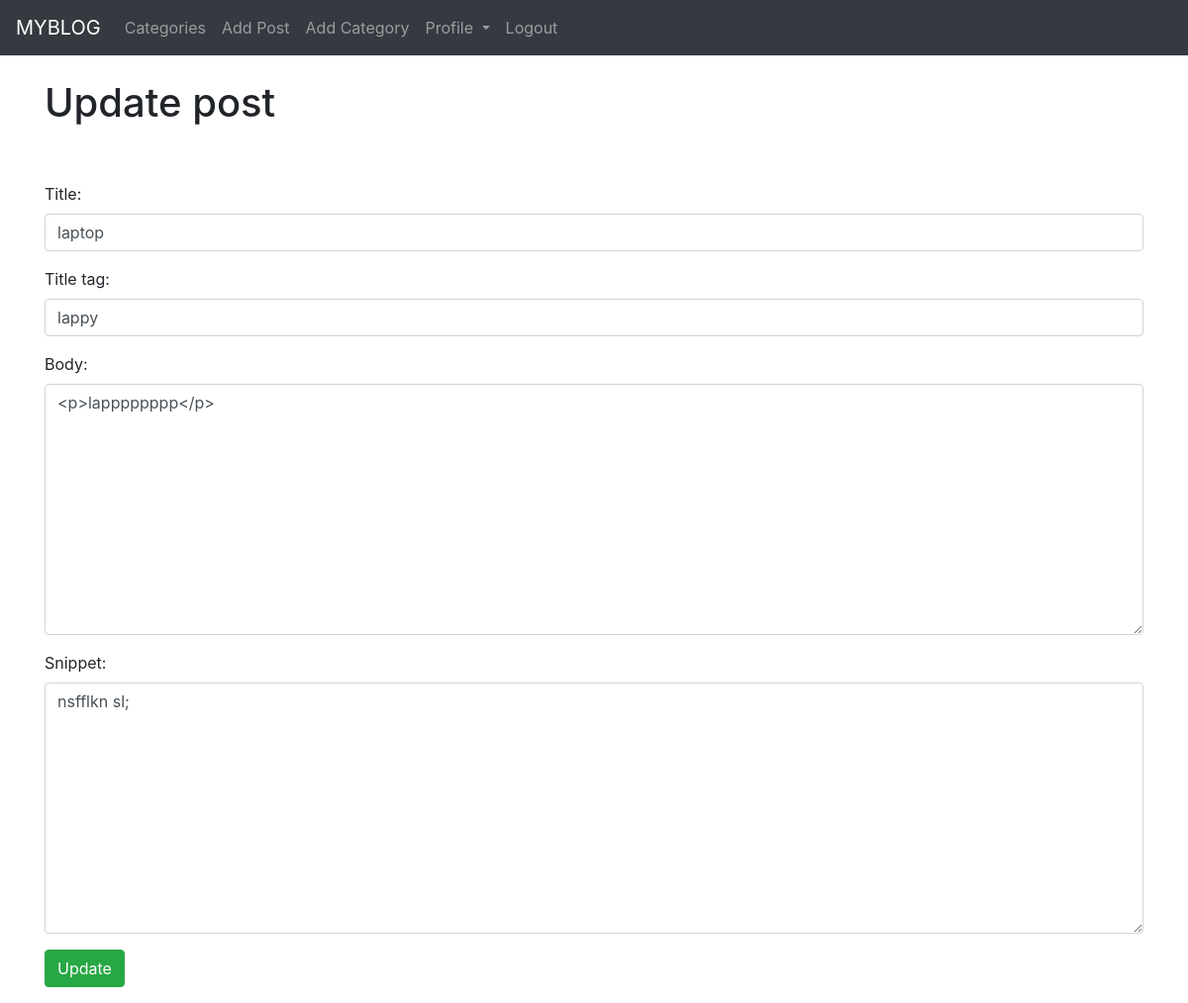
The page /article/edit/36 (signed in) on the database its author committed.
### myblog/models.py (models this page shows, shortened)
class Post(models.Model):
    title=models.CharField(max_length=30)
    header_image=models.ImageField(null=True,blank=True,upload_to="images/")
    title_tag = models.CharField(null=True,max_length=200)
    author=models.ForeignKey(User,on_delete=models.CASCADE)
    body = RichTextField(max_length=300,blank=True,null=True)
    post_date=models.DateField(null=True,auto_now_add=True)
    category=models.CharField(max_length=300,default='coding')
    snippet=models.CharField(max_length=300)
    likes=models.ManyToManyField(User,related_name='blog_posts')

### myblog/views.py (the view)
# urls.py: path('article/edit/<int:pk>',UpdatePostView.as_view(),name='update-post'),
class UpdatePostView(UpdateView):
    model = Post
    form_class = EditForm
    template_name = 'myblog/update_post.html'

### myblog/forms.py
class EditForm(forms.ModelForm):
    class Meta:
        model=Post
        fields=('title','title_tag','body','snippet')
        widgets={
              'title':forms.TextInput(attrs={'class':'form-control','placeholder':'write your title'}),
              'title_tag':forms.TextInput(attrs={'class':'form-control'}),
              'category': forms.Select(attrs={'class': 'form-control'}),
              'body':forms.Textarea(attrs={'class':'form-control'}),
            'snippet': forms.Textarea(attrs={'class': 'form-control'}),
        }

### myblog/templates/myblog/update_post.html (shortened to what this page needs)
{% extends 'myblog/base.html' %}
{% block content %}
 {% if user.is_authenticated %}
         {% if user.id == post.author.id  %}
<h1> Update post </h1>
<br><br/>
<div class="form-group">
<form method="POST">
    {{ form.as_p }}
    <button class="btn btn-success"> Update </button>
</div>
{% else %}
        you are not allowed heere!!!!!
{% endif %}
{% else %}
you are not allowed here!
{% endif %}
{% endblock %}

### rows shown on the page
Post: title "laptop", title_tag "lappy", body "<p>lapppppppp</p>", snippet "nsfflkn sl;"
